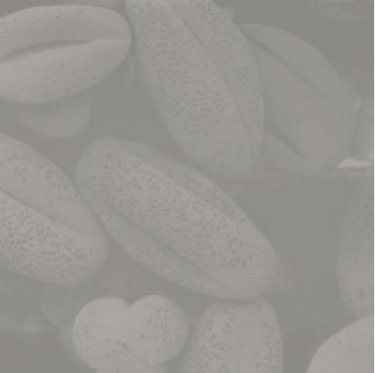
%> input picture img.png, 375 x 373 px
$ octave Chap2_bai1.m   (GNU Octave 9; MATLAB toolbox functions it lacks are replaced by stand-ins)
%> lines starting %> are read from the running program, lines starting %| are printed output that depends on the picture
clc; close; clearvars;

img = imread('img.png');
%> img is the input picture: size 373x375x3 uint8; mean R, G, B 151.7, 149.2, 145.2
grayImg = rgb2gray(img);
double(grayImg);

vmax = double(max(grayImg(:)));
%> vmax = 238
vmin = double(min(grayImg(:)));
%> vmin = 132

[col, row, ~] = size(img);
%> col = 373; row = 375

L = 255;

result = zeros(size(grayImg));

for i=1:col
    for j=1:row
        result(i,j) = ((double(grayImg(i,j)) - vmin) / (vmax - vmin))*L;
    end
end
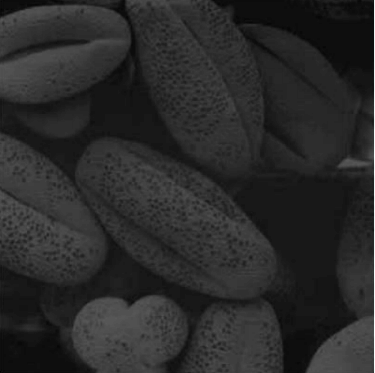
%> result: size 373x375 double; min 0, max 255, mean 42.4

subplot(221);
imshow(img); title('Img');
subplot(222);
imshow(grayImg); title('Gray Img');
subplot(223);
imshow(uint8(result)); title('Stretched Img');
